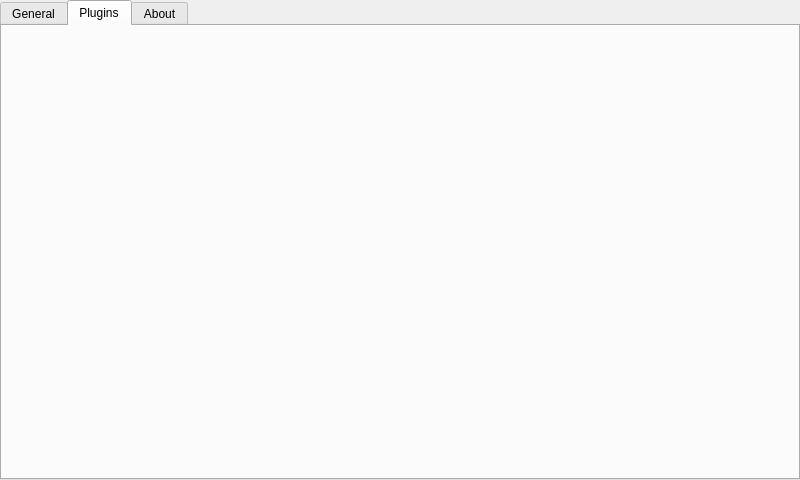
<?xml version="1.0" encoding="UTF-8"?>
<ui version="4.0">
 <class>SettingsWidget</class>
 <widget class="QWidget" name="SettingsWidget">
  <property name="geometry">
   <rect>
    <x>0</x>
    <y>0</y>
    <width>800</width>
    <height>480</height>
   </rect>
  </property>
  <property name="minimumSize">
   <size>
    <width>720</width>
    <height>400</height>
   </size>
  </property>
  <property name="windowTitle">
   <string>Settings</string>
  </property>
  <layout class="QGridLayout" name="gridLayout">
   <property name="leftMargin">
    <number>0</number>
   </property>
   <property name="topMargin">
    <number>0</number>
   </property>
   <property name="rightMargin">
    <number>0</number>
   </property>
   <property name="bottomMargin">
    <number>0</number>
   </property>
   <item row="0" column="0">
    <widget class="QTabWidget" name="tabs">
     <property name="currentIndex">
      <number>1</number>
     </property>
     <widget class="QWidget" name="tabGeneral">
      <attribute name="title">
       <string>General</string>
      </attribute>
      <layout class="QHBoxLayout" name="horizontalLayout_3">
       <item>
        <layout class="QVBoxLayout" name="verticalLayout_3">
         <item>
          <widget class="QGroupBox" name="groupBox_2">
           <property name="title">
            <string>General</string>
           </property>
           <layout class="QFormLayout" name="formLayout">
            <property name="labelAlignment">
             <set>Qt::AlignRight|Qt::AlignTrailing|Qt::AlignVCenter</set>
            </property>
            <item row="0" column="0">
             <widget class="QLabel" name="label_hotkey">
              <property name="text">
               <string>Hotkey:</string>
              </property>
              <property name="buddy">
               <cstring>grabKeyButton_hotkey</cstring>
              </property>
             </widget>
            </item>
            <item row="0" column="1">
             <widget class="GrabKeyButton" name="grabKeyButton_hotkey">
              <property name="sizePolicy">
               <sizepolicy hsizetype="Maximum" vsizetype="Fixed">
                <horstretch>0</horstretch>
                <verstretch>0</verstretch>
               </sizepolicy>
              </property>
              <property name="minimumSize">
               <size>
                <width>120</width>
                <height>0</height>
               </size>
              </property>
              <property name="toolTip">
               <string>&lt;html&gt;&lt;head/&gt;&lt;body&gt;&lt;p&gt;Press to set hotkey.&lt;/p&gt;&lt;/body&gt;&lt;/html&gt;</string>
              </property>
              <property name="text">
               <string/>
              </property>
             </widget>
            </item>
            <item row="1" column="0">
             <widget class="QLabel" name="frontendLabel">
              <property name="text">
               <string>Frontend:</string>
              </property>
              <property name="buddy">
               <cstring>comboBox_frontend</cstring>
              </property>
             </widget>
            </item>
            <item row="1" column="1">
             <widget class="QComboBox" name="comboBox_frontend">
              <property name="sizePolicy">
               <sizepolicy hsizetype="Maximum" vsizetype="Fixed">
                <horstretch>0</horstretch>
                <verstretch>0</verstretch>
               </sizepolicy>
              </property>
              <property name="toolTip">
               <string>&lt;html&gt;&lt;head/&gt;&lt;body&gt;&lt;p&gt;Choose the frontend to use.&lt;/p&gt;&lt;/body&gt;&lt;/html&gt;</string>
              </property>
             </widget>
            </item>
            <item row="2" column="0">
             <widget class="QLabel" name="label_term">
              <property name="text">
               <string>Ter&amp;minal:</string>
              </property>
              <property name="buddy">
               <cstring>comboBox_term</cstring>
              </property>
             </widget>
            </item>
            <item row="2" column="1">
             <widget class="QComboBox" name="comboBox_term">
              <property name="sizePolicy">
               <sizepolicy hsizetype="Fixed" vsizetype="Fixed">
                <horstretch>0</horstretch>
                <verstretch>0</verstretch>
               </sizepolicy>
              </property>
              <property name="toolTip">
               <string>&lt;html&gt;&lt;head/&gt;&lt;body&gt;&lt;p&gt;Choose the terminal to use.&lt;/p&gt;&lt;/body&gt;&lt;/html&gt;</string>
              </property>
             </widget>
            </item>
            <item row="3" column="0">
             <widget class="QLabel" name="label_term_cmd">
              <property name="text">
               <string>Terminal command:</string>
              </property>
              <property name="buddy">
               <cstring>lineEdit_term</cstring>
              </property>
             </widget>
            </item>
            <item row="3" column="1">
             <widget class="QLineEdit" name="lineEdit_term">
              <property name="toolTip">
               <string>&lt;html&gt;&lt;head/&gt;&lt;body&gt;&lt;p&gt;This is the command that is used to start terminal. Chose &amp;quot;Custom&amp;quot; in the checkbox above to set it manually.&lt;/p&gt;&lt;/body&gt;&lt;/html&gt;</string>
              </property>
             </widget>
            </item>
            <item row="4" column="0">
             <widget class="QLabel" name="label_show_tray">
              <property name="text">
               <string>Show tray icon:</string>
              </property>
              <property name="buddy">
               <cstring>checkBox_showTray</cstring>
              </property>
             </widget>
            </item>
            <item row="4" column="1">
             <widget class="QCheckBox" name="checkBox_showTray">
              <property name="toolTip">
               <string>&lt;html&gt;&lt;head/&gt;&lt;body&gt;&lt;p&gt;If this option is enabled, albert displays an icon in the system tray.&lt;/p&gt;&lt;/body&gt;&lt;/html&gt;</string>
              </property>
              <property name="text">
               <string/>
              </property>
             </widget>
            </item>
            <item row="5" column="0">
             <widget class="QLabel" name="label_inc_sort">
              <property name="text">
               <string>I&amp;ncremental sort:</string>
              </property>
              <property name="buddy">
               <cstring>checkBox_incrementalSort</cstring>
              </property>
             </widget>
            </item>
            <item row="5" column="1">
             <widget class="QCheckBox" name="checkBox_incrementalSort">
              <property name="toolTip">
               <string>&lt;html&gt;&lt;head/&gt;&lt;body&gt;&lt;p&gt;If this option is enabled only the visible items are sorted. This improves the performance when displaying huge result sets. However the size of the scrollbar will be less intuitive since the height of the scrollbar is determined by the sorted results instead of the actual amount of results.&lt;/p&gt;&lt;/body&gt;&lt;/html&gt;</string>
              </property>
             </widget>
            </item>
            <item row="6" column="0">
             <widget class="QLabel" name="label_autostart">
              <property name="text">
               <string>Autostart on login:</string>
              </property>
              <property name="buddy">
               <cstring>checkBox_autostart</cstring>
              </property>
             </widget>
            </item>
            <item row="6" column="1">
             <widget class="QCheckBox" name="checkBox_autostart">
              <property name="toolTip">
               <string>&lt;html&gt;&lt;head/&gt;&lt;body&gt;&lt;p&gt;If this option is enabled Albert will be started on session login.&lt;/p&gt;&lt;/body&gt;&lt;/html&gt;</string>
              </property>
             </widget>
            </item>
            <item row="7" column="0">
             <widget class="QLabel" name="label_clear_history">
              <property name="text">
               <string>&amp;Clear history:</string>
              </property>
              <property name="buddy">
               <cstring>pushButton_clearHistory</cstring>
              </property>
             </widget>
            </item>
            <item row="7" column="1">
             <widget class="QPushButton" name="pushButton_clearHistory">
              <property name="sizePolicy">
               <sizepolicy hsizetype="Maximum" vsizetype="Fixed">
                <horstretch>0</horstretch>
                <verstretch>0</verstretch>
               </sizepolicy>
              </property>
              <property name="toolTip">
               <string>&lt;html&gt;&lt;head/&gt;&lt;body&gt;&lt;p&gt;Clears the history database. Note that this will reset your sort order of recently used items too.&lt;/p&gt;&lt;/body&gt;&lt;/html&gt;</string>
              </property>
              <property name="text">
               <string>Clear</string>
              </property>
             </widget>
            </item>
           </layout>
          </widget>
         </item>
         <item>
          <spacer name="verticalSpacer_2">
           <property name="orientation">
            <enum>Qt::Vertical</enum>
           </property>
           <property name="sizeHint" stdset="0">
            <size>
             <width>0</width>
             <height>0</height>
            </size>
           </property>
          </spacer>
         </item>
        </layout>
       </item>
      </layout>
     </widget>
     <widget class="PluginWidget" name="tabPlugins">
      <attribute name="title">
       <string>Plugins</string>
      </attribute>
     </widget>
     <widget class="QWidget" name="tabAbout">
      <attribute name="title">
       <string>About</string>
      </attribute>
      <layout class="QVBoxLayout" name="verticalLayout_2">
       <item>
        <spacer name="verticalSpacer_3">
         <property name="orientation">
          <enum>Qt::Vertical</enum>
         </property>
         <property name="sizeHint" stdset="0">
          <size>
           <width>20</width>
           <height>40</height>
          </size>
         </property>
        </spacer>
       </item>
       <item>
        <widget class="QLabel" name="about_icon">
         <property name="pixmap">
          <pixmap resource="../../../resources.qrc">:/app_icon</pixmap>
         </property>
         <property name="scaledContents">
          <bool>false</bool>
         </property>
         <property name="alignment">
          <set>Qt::AlignCenter</set>
         </property>
        </widget>
       </item>
       <item>
        <widget class="QLabel" name="about_text">
         <property name="text">
          <string>&lt;!DOCTYPE HTML PUBLIC &quot;-//W3C//DTD HTML 4.0//EN&quot; &quot;http://www.w3.org/TR/REC-html40/strict.dtd&quot;&gt;
&lt;html&gt;&lt;head&gt;&lt;meta name=&quot;qrichtext&quot; content=&quot;1&quot; /&gt;&lt;style type=&quot;text/css&quot;&gt;
p, li { white-space: pre-wrap; }
&lt;/style&gt;&lt;/head&gt;&lt;body style=&quot; font-family:'Roboto'; font-size:10pt; font-weight:200; font-style:normal;&quot;&gt;
&lt;p style=&quot; margin-top:16px; margin-bottom:12px; margin-left:0px; margin-right:0px; -qt-block-indent:0; text-indent:0px;&quot;&gt;&lt;span style=&quot; font-size:x-large; font-weight:600;&quot;&gt;Albert launcher ___versionstring___&lt;/span&gt;&lt;/p&gt;
&lt;p style=&quot; margin-top:12px; margin-bottom:12px; margin-left:0px; margin-right:0px; -qt-block-indent:0; text-indent:0px;&quot;&gt;If you encounter bugs or think you have suggestions for improvement, tell me at &lt;a href=&quot;https://github.com/albertlauncher/albert/issues&quot;&gt;&lt;span style=&quot; text-decoration: underline; color:#00cccc;&quot;&gt;GitHub&lt;/span&gt;&lt;/a&gt;.&lt;/p&gt;
&lt;p style=&quot; margin-top:12px; margin-bottom:12px; margin-left:0px; margin-right:0px; -qt-block-indent:0; text-indent:0px;&quot;&gt;If you really like this software please consider a &lt;a href=&quot;https://albertlauncher.github.io/donation/&quot;&gt;&lt;span style=&quot; text-decoration: underline; color:#00cccc;&quot;&gt;donation&lt;/span&gt;&lt;/a&gt;.&lt;/p&gt;
&lt;p style=&quot; margin-top:12px; margin-bottom:12px; margin-left:0px; margin-right:0px; -qt-block-indent:0; text-indent:0px;&quot;&gt;I'd like to thank all &lt;a href=&quot;https://github.com/albertlauncher/albert/graphs/contributors&quot;&gt;&lt;span style=&quot; text-decoration: underline; color:#00cccc;&quot;&gt;contributors&lt;/span&gt;&lt;/a&gt;, &lt;a href=&quot;https://albertlauncher.github.io/supporters/&quot;&gt;&lt;span style=&quot; text-decoration: underline; color:#00cccc;&quot;&gt;supporters&lt;/span&gt;&lt;/a&gt; and users. You keep this project going on.&lt;/p&gt;
&lt;p style=&quot; margin-top:12px; margin-bottom:12px; margin-left:0px; margin-right:0px; -qt-block-indent:0; text-indent:0px;&quot;&gt;&lt;span style=&quot; font-size:8pt; color:#808080;&quot;&gt;___buildinfo___&lt;/span&gt;&lt;/p&gt;&lt;/body&gt;&lt;/html&gt;</string>
         </property>
         <property name="alignment">
          <set>Qt::AlignCenter</set>
         </property>
         <property name="wordWrap">
          <bool>true</bool>
         </property>
         <property name="openExternalLinks">
          <bool>true</bool>
         </property>
        </widget>
       </item>
       <item>
        <spacer name="verticalSpacer_4">
         <property name="orientation">
          <enum>Qt::Vertical</enum>
         </property>
         <property name="sizeHint" stdset="0">
          <size>
           <width>20</width>
           <height>40</height>
          </size>
         </property>
        </spacer>
       </item>
      </layout>
     </widget>
    </widget>
   </item>
  </layout>
 </widget>
 <customwidgets>
  <customwidget>
   <class>GrabKeyButton</class>
   <extends>QPushButton</extends>
   <header>grabkeybutton.h</header>
  </customwidget>
  <customwidget>
   <class>PluginWidget</class>
   <extends>QWidget</extends>
   <header>pluginwidget.h</header>
   <container>1</container>
  </customwidget>
 </customwidgets>
 <tabstops>
  <tabstop>tabs</tabstop>
  <tabstop>grabKeyButton_hotkey</tabstop>
  <tabstop>comboBox_frontend</tabstop>
  <tabstop>comboBox_term</tabstop>
  <tabstop>lineEdit_term</tabstop>
  <tabstop>checkBox_showTray</tabstop>
  <tabstop>checkBox_incrementalSort</tabstop>
  <tabstop>checkBox_autostart</tabstop>
  <tabstop>pushButton_clearHistory</tabstop>
 </tabstops>
 <resources>
  <include location="../../../resources.qrc"/>
 </resources>
 <connections/>
</ui>
